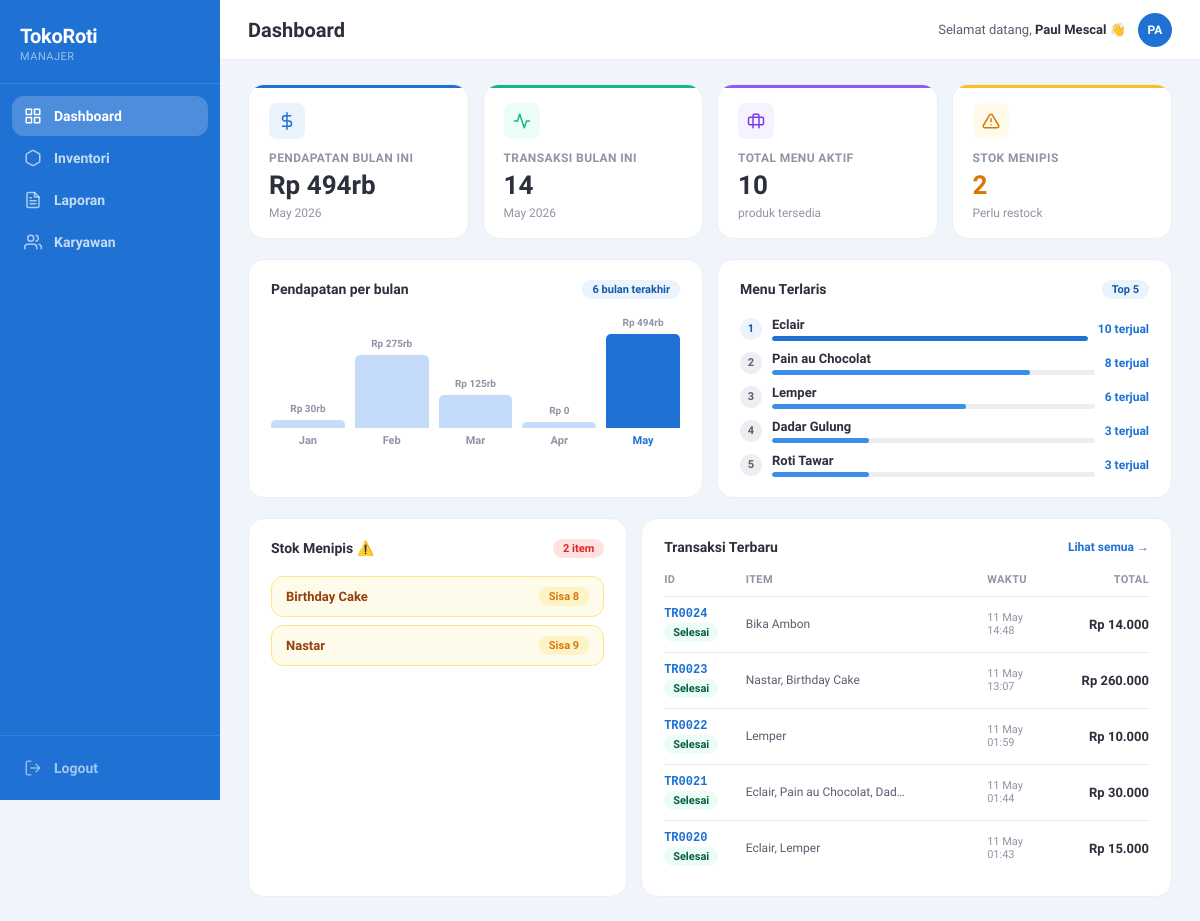
Page /public/dashboard.php (signed in) on the committed database.
### tables this page shows
CREATE TABLE `menu` (
  `id_menu` varchar(10) NOT NULL,
  `nama_menu` varchar(50) NOT NULL,
  `stok` int NOT NULL,
  `harga` int NOT NULL,
  `gambar` varchar(255) DEFAULT NULL,
  `id_kategori` varchar(10) NOT NULL,
  `is_deleted` tinyint(1) DEFAULT '0'
);

CREATE TABLE `transaksi` (
  `id_transaksi` varchar(10) NOT NULL,
  `waktu_transaksi` datetime NOT NULL,
  `total_bayar` int NOT NULL,
  `uang_bayar` int DEFAULT '0',
  `kembalian` int DEFAULT '0',
  `metode_bayar` varchar(20) DEFAULT 'Cash',
  `status` varchar(20) DEFAULT 'Selesai',
  `id_karyawan` varchar(10) NOT NULL
);

### public/dashboard.php (the view, shortened to what this page needs)
<?php
require_once '../config/database.php';
$currentPage = 'dashboard';
$totalMenu = $conn->query("SELECT COUNT(*) FROM menu WHERE is_deleted = 0")->fetchColumn();
$stokMenipis = $conn->query("SELECT COUNT(*) FROM menu WHERE stok <= 10 AND is_deleted = 0")->fetchColumn();
$transaksBulanIni = $conn->query(
    "SELECT COUNT(*) FROM transaksi
     WHERE MONTH(waktu_transaksi) = MONTH(NOW()) AND YEAR(waktu_transaksi) = YEAR(NOW()) AND status = 'Selesai'"
)->fetchColumn();
$pendapatanBulanIni = $conn->query(
    "SELECT COALESCE(SUM(total_bayar), 0) FROM transaksi
     WHERE MONTH(waktu_transaksi) = MONTH(NOW()) AND YEAR(waktu_transaksi) = YEAR(NOW()) AND status = 'Selesai'"
)->fetchColumn();
$pendapatanBulanan = $conn->query(
    "SELECT DATE_FORMAT(waktu_transaksi, '%b') as bulan,
            MONTH(waktu_transaksi) as bulan_num,
            COALESCE(SUM(total_bayar), 0) as total
     FROM transaksi
     WHERE waktu_transaksi >= DATE_SUB(NOW(), INTERVAL 6 MONTH) AND status = 'Selesai'
     GROUP BY MONTH(waktu_transaksi), DATE_FORMAT(waktu_transaksi, '%b')
     ORDER BY bulan_num ASC"
)->fetchAll(PDO::FETCH_ASSOC);
$menuTerlaris = $conn->query(
    "SELECT m.nama_menu, SUM(dt.jumlah) as total_terjual
     FROM detail_transaksi dt
     JOIN menu m ON dt.id_menu = m.id_menu
     GROUP BY dt.id_menu ORDER BY total_terjual DESC LIMIT 5"
)->fetchAll(PDO::FETCH_ASSOC);
$daftarStokMenipis = $conn->query(
    "SELECT nama_menu, stok FROM menu WHERE stok <= 10 AND is_deleted = 0 ORDER BY stok ASC"
)->fetchAll(PDO::FETCH_ASSOC);
$transaksiTerbaru = $conn->query(
    "SELECT t.id_transaksi, t.waktu_transaksi, t.total_bayar, t.status,
            GROUP_CONCAT(m.nama_menu ORDER BY dt.jumlah DESC SEPARATOR ', ') as item_names
     FROM transaksi t
     LEFT JOIN detail_transaksi dt ON t.id_transaksi = dt.id_transaksi
     LEFT JOIN menu m ON dt.id_menu = m.id_menu
     GROUP BY t.id_transaksi
     ORDER BY t.waktu_transaksi DESC LIMIT 5"
)->fetchAll(PDO::FETCH_ASSOC);
$maxTerlaris = $menuTerlaris ? max(array_column($menuTerlaris, 'total_terjual')) : 1;
$maxPendapatan = $pendapatanBulanan ? max(array_column($pendapatanBulanan, 'total')) : 1;
?>
<!DOCTYPE html>
<html lang="id">
<head>
</head>
<body>
<aside class="sidebar">
    <div class="sidebar-brand">
        <div class="sidebar-brand-name">TokoRoti</div>
        <div class="sidebar-brand-role">Manajer</div>
    </div>
    <nav class="sidebar-nav">
        <a href="dashboard.php" class="nav-item <?= $currentPage === 'dashboard' ? 'active' : '' ?>">
            <svg viewBox="0 0 24 24" fill="none" stroke="currentColor" stroke-width="2" stroke-linecap="round" stroke-linejoin="round"><rect x="3" y="3" width="7" height="7"/><rect x="14" y="3" width="7" height="7"/><rect x="3" y="14" width="7" height="7"/><rect x="14" y="14" width="7" height="7"/></svg>
            Dashboard
        </a>
        <a href="inventori.php" class="nav-item <?= $currentPage === 'inventori' ? 'active' : '' ?>">
            <svg viewBox="0 0 24 24" fill="none" stroke="currentColor" stroke-width="2" stroke-linecap="round" stroke-linejoin="round"><path d="M21 16V8a2 2 0 00-1-1.73l-7-4a2 2 0 00-2 0l-7 4A2 2 0 003 8v8a2 2 0 001 1.73l7 4a2 2 0 002 0l7-4A2 2 0 0021 16z"/></svg>
            Inventori
        </a>
        <a href="laporan.php" class="nav-item <?= $currentPage === 'laporan' ? 'active' : '' ?>">
            Laporan
        </a>
        <a href="karyawan.php" class="nav-item <?= $currentPage === 'karyawan' ? 'active' : '' ?>">
            <svg viewBox="0 0 24 24" fill="none" stroke="currentColor" stroke-width="2" stroke-linecap="round" stroke-linejoin="round"><path d="M17 21v-2a4 4 0 00-4-4H5a4 4 0 00-4 4v2"/><circle cx="9" cy="7" r="4"/><path d="M23 21v-2a4 4 0 00-3-3.87M16 3.13a4 4 0 010 7.75"/></svg>
            Karyawan
        </a>
    </nav>
    <div class="sidebar-bottom">
        <a href="../process/logout.php" class="nav-item logout">
            <svg viewBox="0 0 24 24" fill="none" stroke="currentColor" stroke-width="2" stroke-linecap="round" stroke-linejoin="round"><path d="M9 21H5a2 2 0 01-2-2V5a2 2 0 012-2h4M16 17l5-5-5-5M21 12H9"/></svg>
            Logout
        </a>
    </div>
</aside>
<div class="main">
    <div class="topbar">
        <div class="topbar-title">Dashboard</div>
        <div class="topbar-right">
            <div class="topbar-greeting">Selamat datang, <strong><?= htmlspecialchars($_SESSION['nama']) ?></strong> 👋</div>
            <div class="topbar-avatar"><?= strtoupper(substr($_SESSION['nama'], 0, 2)) ?></div>
        </div>
    </div>
    <div class="content">
        <div class="stats-grid">
            <div class="stat-card blue">
                <div class="stat-icon">
                    <svg viewBox="0 0 24 24" fill="none" stroke="currentColor" stroke-width="2" stroke-linecap="round" stroke-linejoin="round"><line x1="12" y1="1" x2="12" y2="23"/><path d="M17 5H9.5a3.5 3.5 0 000 7h5a3.5 3.5 0 010 7H6"/></svg>
                </div>
                <div class="stat-label">Pendapatan bulan ini</div>
                <div class="stat-val">Rp <?= number_format($pendapatanBulanIni / 1000, 0, ',', '.') ?>rb</div>
                <div class="stat-sub"><?= date('F Y') ?></div>
            </div>
            <div class="stat-card green">
                <div class="stat-icon">
                    <svg viewBox="0 0 24 24" fill="none" stroke="currentColor" stroke-width="2" stroke-linecap="round" stroke-linejoin="round"><polyline points="22 12 18 12 15 21 9 3 6 12 2 12"/></svg>
                </div>
                <div class="stat-label">Transaksi bulan ini</div>
                <div class="stat-val"><?= $transaksBulanIni ?></div>
                <div class="stat-sub"><?= date('F Y') ?></div>
            </div>
            <div class="stat-card purple">
                <div class="stat-icon">
                    <svg viewBox="0 0 24 24" fill="none" stroke="currentColor" stroke-width="2" stroke-linecap="round" stroke-linejoin="round"><path d="M20 7H4a2 2 0 00-2 2v6a2 2 0 002 2h16a2 2 0 002-2V9a2 2 0 00-2-2z"/><path d="M16 21V5a2 2 0 00-2-2h-4a2 2 0 00-2 2v16"/></svg>
                </div>
                <div class="stat-label">Total menu aktif</div>
                <div class="stat-val"><?= $totalMenu ?></div>
                <div class="stat-sub">produk tersedia</div>
            </div>
            <div class="stat-card amber">
                <div class="stat-icon">
                    <svg viewBox="0 0 24 24" fill="none" stroke="currentColor" stroke-width="2" stroke-linecap="round" stroke-linejoin="round"><path d="M10.29 3.86L1.82 18a2 2 0 001.71 3h16.94a2 2 0 001.71-3L13.71 3.86a2 2 0 00-3.42 0z"/><line x1="12" y1="9" x2="12" y2="13"/><line x1="12" y1="17" x2="12.01" y2="17"/></svg>
                </div>
                <div class="stat-label">Stok menipis</div>
                <div class="stat-val"><?= $stokMenipis ?></div>
                <div class="stat-sub"><?= $stokMenipis > 0 ? 'Perlu restock' : 'Semua aman' ?></div>
            </div>
        </div>
        <div class="row2">
            <div class="card">
                <div class="card-header">
                    <div class="card-title">Pendapatan per bulan</div>
                    <div class="card-badge">6 bulan terakhir</div>
                </div>
                <div class="bar-chart">
                    <?php
                    $bulanSekarang = date('n');
                    foreach ($pendapatanBulanan as $pb):
                        $pct = $maxPendapatan > 0 ? round(($pb['total'] / $maxPendapatan) * 100) : 4;
                        $isCurrent = ((int)$pb['bulan_num'] === (int)$bulanSekarang);
                        $valLabel = $pb['total'] >= 1000000
                            ? 'Rp ' . round($pb['total']/1000000, 1) . 'jt'
                            : ($pb['total'] >= 1000 ? 'Rp ' . round($pb['total']/1000) . 'rb' : 'Rp ' . $pb['total']);
                    ?>
                    <div class="bar-col">
                        <div class="bar-val"><?= $valLabel ?></div>
                        <div class="bar <?= $isCurrent ? 'current' : '' ?>" style="height: <?= max($pct, 4) ?>%;"></div>
                        <div class="bar-label <?= $isCurrent ? 'current' : '' ?>"><?= $pb['bulan'] ?></div>
                    </div>
                    <?php endforeach; ?>
                </div>
            </div>
            <div class="card">
                <div class="card-header">
                    <div class="card-title">Menu Terlaris</div>
                    <div class="card-badge">Top 5</div>
                </div>
                <?php if ($menuTerlaris): ?>
                <div class="menu-terlaris-list">
                    <?php foreach ($menuTerlaris as $i => $m):
                        $pct = round(($m['total_terjual'] / $maxTerlaris) * 100);
                        $isTop = $i === 0;
                    ?>
                    <div class="menu-rank-item">
                        <div class="rank-num <?= $isTop ? 'top' : '' ?>"><?= $i + 1 ?></div>
                        <div class="rank-info">
                            <div class="rank-nama"><?= htmlspecialchars($m['nama_menu']) ?></div>
                            <div class="rank-bar-wrap">
                                <div class="rank-bar-fill <?= $isTop ? 'top' : '' ?>" style="width: <?= $pct ?>%;"></div>
                            </div>
                        </div>
                        <div class="rank-terjual"><?= $m['total_terjual'] ?> terjual</div>
                    </div>
                    <?php endforeach; ?>
                </div>
                <?php else: ?>
                <p style="font-size:13px; color:var(--gray-400);">Belum ada data penjualan.</p>
                <?php endif; ?>
            </div>
        </div>
        <div class="row3">
            <div class="card">
                <div class="card-header">
                    <div class="card-title">Stok Menipis ⚠️</div>
                    <?php if ($stokMenipis > 0): ?>
                    <div class="card-badge" style="background:#FEE2E2; color:#DC2626;"><?= $stokMenipis ?> item</div>
                    <?php endif; ?>
                </div>
                <?php if ($daftarStokMenipis): ?>
                <div class="stok-list">
                    <?php foreach ($daftarStokMenipis as $s):
                        $isDanger = $s['stok'] <= 5;
                    ?>
                    <div class="stok-item <?= $isDanger ? 'danger' : 'warn' ?>">
                        <span class="stok-nama"><?= htmlspecialchars($s['nama_menu']) ?></span>
                        <span class="stok-badge">Sisa <?= $s['stok'] ?></span>
                    </div>
                    <?php endforeach; ?>
                </div>
                <?php endif; ?>
            </div>
            <div class="card">
                <div class="card-header">
                    <div class="card-title">Transaksi Terbaru</div>
                    <a href="laporan.php" style="font-size:12px; font-weight:600; color:var(--blue-500); text-decoration:none;">Lihat semua →</a>
                </div>
                <table class="tx-table">
                    <thead>
                        <tr>
                            <th>ID</th>
                            <th>Item</th>
                            <th>Waktu</th>
                            <th style="text-align:right;">Total</th>
                        </tr>
                    </thead>
                    <tbody>
                        <?php foreach ($transaksiTerbaru as $t):
                            $statusClass = strtolower($t['status']) === 'selesai' ? 'selesai' : (strtolower($t['status']) === 'batal' ? 'batal' : 'pending');
                        ?>
                        <tr>
                            <td>
                                <div class="tx-id"><?= htmlspecialchars($t['id_transaksi']) ?></div>
                                <span class="tx-status <?= $statusClass ?>"><?= htmlspecialchars($t['status']) ?></span>
                            </td>
                            <td>
                                <div class="tx-items"><?= htmlspecialchars($t['item_names'] ?? '—') ?></div>
                            </td>
                            <td>
                                <div class="tx-time"><?= date('d M', strtotime($t['waktu_transaksi'])) ?></div>
                                <div class="tx-time"><?= date('H:i', strtotime($t['waktu_transaksi'])) ?></div>
                            </td>
                            <td class="tx-total">Rp <?= number_format($t['total_bayar'], 0, ',', '.') ?></td>
                        </tr>
                        <?php endforeach; ?>
                    </tbody>
                </table>
            </div>
        </div>
    </div>
</div>
</body>
</html>

### rows in the picture
menu: nama_menu "Birthday Cake", stok "8"
menu: nama_menu "Nastar", stok "9"
transaksi: id_transaksi "TR0024", status "Selesai", item_names "Bika Ambon", waktu_transaksi "11 May", waktu_transaksi "14:48", total_bayar "14.000"
transaksi: id_transaksi "TR0023", status "Selesai", item_names "Nastar, Birthday Cake", waktu_transaksi "11 May", waktu_transaksi "13:07", total_bayar "260.000"
transaksi: id_transaksi "TR0022", status "Selesai", item_names "Lemper", waktu_transaksi "11 May", waktu_transaksi "01:59", total_bayar "10.000"
transaksi: id_transaksi "TR0021", status "Selesai", item_names "Eclair, Pain au Chocolat, Dad…", waktu_transaksi "11 May", waktu_transaksi "01:44", total_bayar "30.000"
transaksi: id_transaksi "TR0020", status "Selesai", item_names "Eclair, Lemper", waktu_transaksi "11 May", waktu_transaksi "01:43", total_bayar "15.000"

### other values in the picture
$_SESSION['nama'] "Paul Mescal"
substr($_SESSION['nama'], 0, 2) "PA"
$pendapatanBulanIni / 1000 "494"
$transaksBulanIni "14"
$totalMenu "10"
$stokMenipis "2"
$valLabel "Rp 30rb"
$pb['bulan'] "Jan"
$valLabel "Rp 275rb"
$pb['bulan'] "Feb"
$valLabel "Rp 125rb"
$pb['bulan'] "Mar"
$valLabel "Rp 0"
$pb['bulan'] "Apr"
$valLabel "Rp 494rb"
